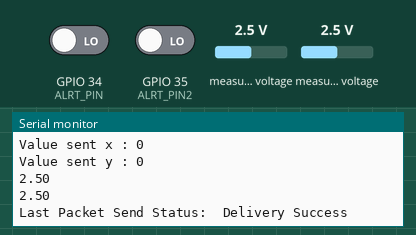
This sketch was run on a simulated ESP32. Parts: the last lines printed to the serial monitor. Wiring (inferred from the names in the program): ADS1115 converter at I2C address 0x48; ADS1115 converter at I2C address 0x49. Inputs (shaded band) come from the test bench; at power-on: measured voltage 2.5 V, GPIO 34 (ALRT_PIN) LOW, GPIO 35 (ALRT_PIN2) LOW.

Above: at 1.2 s.
1.3 s: measured voltage (sensor 200) set to 0.1 V
At 1.39 s:
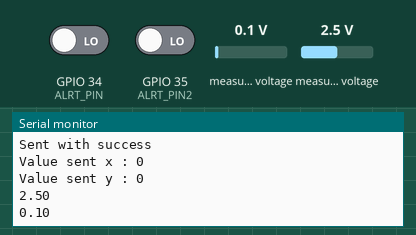
2.8 s: measured voltage (sensor 201) set to 1.2 V
At 2.82 s:
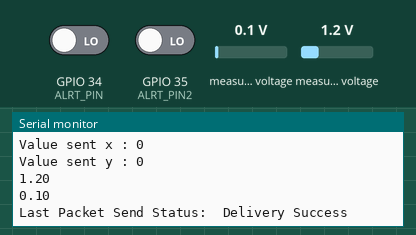
4.3 s: GPIO 34 (ALRT_PIN) driven HIGH
5.8 s: GPIO 35 (ALRT_PIN2) driven HIGH
7.3 s: measured voltage (sensor 200) set to 3.8 V
At 7.39 s:
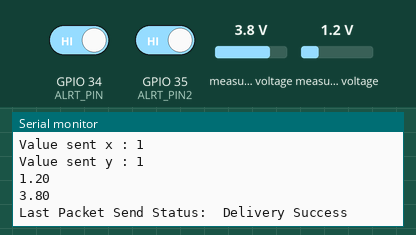
8.8 s: measured voltage (sensor 201) set to 4.9 V
At 8.81 s:
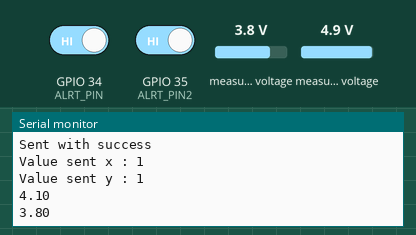
Timing chart, 0 to 11.3 s (numbered marks = the images above; inputs shaded):
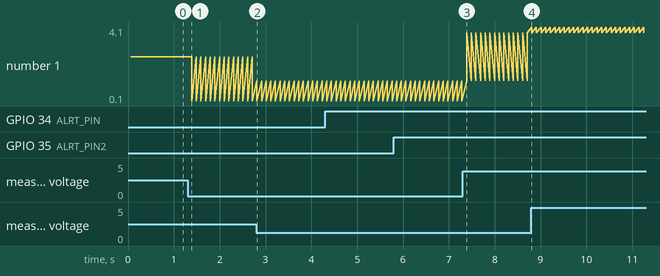

The sketch:

Score_Box_Wireless_SLAVEV2.ino
```cpp
#include <Arduino.h>
#include <esp_now.h>
#include <WiFi.h>
#include <Adafruit_ADS1X15.h>
Adafruit_ADS1115 adsA;  // Create an instance of the ADS1115
Adafruit_ADS1115 adsB;  // Create an instance of the ADS1115
uint16_t weaponA = 0;
uint16_t lameA = 0;
uint16_t groundA = 0;
uint16_t weaponB = 0;
uint16_t lameB = 0;
uint16_t groundB = 0;
//TODO: set up debug levels correctly
#define ADS_A 0x48 // ADDR Connected to GND
#define ADS_B 0x49 // ADDR Connected to VCC
#define ADS_C 0x4A // ADDR Connected to SDA
#define ADS_D 0x4B // ADDR Connected to SCL
// Adafruit_ADS1015 ads1015_A;  // ADS1015 with ADDR pin floating (default address 0x48)
// Adafruit_ADS1015 ads1015_B;  // ADS1015 with ADDR pin connected to 3.3V (address 0x49)
const uint16_t BAUDRATE = 115200; // baudrate of the serial debug interface
// Assign Variables
uint16_t RawValue_ADS_A; // Raw value from the ADC 16bit
uint16_t RawValue_ADS_B; // Raw value from the ADC 16bit
uint16_t RawValue_ADS_C; // Raw value from the ADC 16bit
uint16_t RawValue_ADS_D; // Raw value from the ADC 16bit
uint16_t ConvertedValue; // Contains the End result of the ADS rawdata
// ADS1015 Register Addresses, These are pointers to the address we want to access
const short ConvReg     = 0b00000000; // Conversion Register Stores the result of the last conversion
const short CfgReg      = 0b00000001; // Config Register contains settings for how the ADC operates
const short LoThreshReg = 0b00000010; // Low Threshold Register
const short HiThreshReg = 0b00000011; // High Threshold Register
byte error; // Contains the error int if I2C communication fails
const short MSBcfg  = 0b01000010; // config for single-ended Continous conversion for 4.096v Readings on A0
const short MSBcfg2 = 0b01010010; // config for single-ended Continous conversion for 4.096v Readings on A1
const short MSBcfg3 = 0b01100010; // config for single-ended Continous conversion for 4.096v Readings on A2
const short MSBcfg4 = 0b01110010; // config for single-ended Continous conversion for 4.096v Readings on A3
const short MSBcfgCOMPAR_A0_A1 = 0b00000010; // config for comparitor A0 >A1 for 4.096v Readings, Continuous Conversion
const short MSBcfgCOMPAR_A0_A3 = 0b00010010; // config for comparitor A0 >A3 for 4.096v Readings, Continuous Conversion
const short MSBcfgCOMPAR_A1_A3 = 0b00100010; // config for comparitor A1 >A3 for 4.096v Readings, Continuous Conversion
const short MSBcfgCOMPAR_A2_A3 = 0b00110010; // config for comparitor A2 >A3 for 4.096v Readings, Continuous Conversion
const short LSBcfg  = 0b11110000;// 3300x sps, Window mode, Low when in active state, pulse the Pin after each conversion, 1 conversions
const short LSBcfg2 = 0b11111000;// 3300x sps, Window mode, High when in active state, pulse the Pin after each conversion, 1 conversions
const int ALRT_PIN = 34; // GPIO34
const int ALRT_PIN2= 35; // GPIO35
void Foil_ADS_Configurator(){
  // SET GAIN
  // SET SPS
  // SET COMPARATOR MODE (Window with HI and LO values, Ain0 - Ain3)
  const int HI = 13600; // 1.66V Convert the voltage to a 16bit value
  const int LO = 12800;  // 1.60V Convert the voltage to a 16bit value
  /*
  3.3v
  |  ALRT == T
  3.0V
  |  ALRT == F
  1.30V
  |  ALRT == T
  0V
  */
  const int HIOffTarget = 32500; // 4.75V Convert the voltage to a 15bit value 0.000125mVV per bit
  const int LOOffTarget = 24000; // 3.0V Convert the voltage to a 15bit value 0.000125V per bit
  Wire.begin();
  Wire.setClock(400000); //Increase I2C clock speed to 400kHz
  //======================ADS_A================================
  delay(10);
  //the following will disable the HI/LO Thresholds registers to use pin ## as the READY pin
  Wire.beginTransmission(ADS_A); // Start I2C Transmission to the ADS1015
  Wire.write(HiThreshReg); // 16bit register, so we must send the number in two parts
  Wire.write(highByte(HI)); //Write the MSB of the HI Threshold
  Wire.write(lowByte(HI)); //Write the LSB of the HI Threshold
  // Wire.write(0b10000000); // the 1 states that this is the MSB Set the HI Threshold to 0
  // Wire.write(0b00000000); // the 0 states that this is the LSB Set the HI Threshold to 0
  error = Wire.endTransmission(); // End the I2C Transmission
  if (error > 0) {
    Serial.print("Error: ");
    Serial.println(error);
  } else {
    Serial.println("Command ackowledged");
  }

  delay(10); //wait 10milliseconds before sending the next I2C transmission

  Wire.beginTransmission(ADS_A); // Start I2C Transmission to the ADS1015
  Wire.write(LoThreshReg); // 16bit register, so we must send the number in two parts
  Wire.write(highByte(LO)); //Write the MSB of the LO Threshold
  Wire.write(lowByte(LO)); //Write the LSB of the LO Threshold
  // Wire.write(0b01111111); // the 1 states that this is the MSB
  // Wire.write(0b11111111); // the 0 states that this is the LSB
  error = Wire.endTransmission(); // End the I2C Transmission
  if (error > 0) {
    Serial.print("Error: ");
    Serial.println(error);
  } else {
    Serial.println("Command ackowledged");
  }

  delay(10);
  //This is sending the configuration to the ADS1015
  Wire.beginTransmission(ADS_A); // Start I2C Transmission to the ADS1015
  Wire.write(CfgReg); // write the register address to point to the configuration register
  Wire.write(MSBcfg2); // Write the MSB of the configuration register
  Wire.write(LSBcfg); // Write the LSB of the configuration register
  error = Wire.endTransmission(); // End the I2C Transmission
  if (error > 0) {
    Serial.print("Error: ");
    Serial.println(error);
  } else {
    Serial.println("Configuration Set for ADS_A");
  }
//======================ADS_B================================
  delay(10);
  //the following will disable the HI/LO Thresholds registers to use pin ## as the READY pin
  Wire.beginTransmission(ADS_B); // Start I2C Transmission to the ADS1015
  Wire.write(HiThreshReg); // 16bit register, so we must send the number in two parts
  Wire.write(highByte(HIOffTarget)); //Write the MSB of the HI Threshold
  Wire.write(lowByte(HIOffTarget)); //Write the LSB of the HI Threshold
  // Wire.write(0b10000000); // the 1 states that this is the MSB Set the HI Threshold to 0
  // Wire.write(0b00000000); // the 0 states that this is the LSB Set the HI Threshold to 0
  error = Wire.endTransmission(); // End the I2C Transmission
  if (error > 0) {
    Serial.print("Error: ");
    Serial.println(error);
  } else {
    Serial.println("Command ackowledged");
  }

  delay(10); //wait 10milliseconds before sending the next I2C transmission

  Wire.beginTransmission(ADS_B); // Start I2C Transmission to the ADS1015
  Wire.write(LoThreshReg); // 16bit register, so we must send the number in two parts
  Wire.write(highByte(LOOffTarget)); //Write the MSB of the LO Threshold
  Wire.write(lowByte(LOOffTarget)); //Write the LSB of the LO Threshold
  // Wire.write(0b01111111); // the 1 states that this is the MSB
  // Wire.write(0b11111111); // the 0 states that this is the LSB
  error = Wire.endTransmission(); // End the I2C Transmission
  if (error > 0) {
    Serial.print("Error: ");
    Serial.println(error);
  } else {
    Serial.println("Command ackowledged");
  }

  delay(10);
  //This is sending the configuration to the ADS1015
  Wire.beginTransmission(ADS_B); // Start I2C Transmission to the ADS1015
  Wire.write(CfgReg); // write the register address to point to the configuration register
  Wire.write(MSBcfg); // Write the MSB of the configuration register
  Wire.write(LSBcfg); // Write the LSB of the configuration register
  error = Wire.endTransmission(); // End the I2C Transmission
  if (error > 0) {
    Serial.print("Error: ");
    Serial.println(error);
  } else {
    Serial.println("Configuration Set for ADS_B");
  }
}

// REPLACE WITH THE RECEIVER'S MAC Address
// 48:E7:29:98:54:B0
uint8_t broadcastAddress[] = {0x48, 0xE7, 0x29, 0x98, 0x54, 0xB0};

// Structure example to send data
// Must match the receiver structure
typedef struct struct_message {
    int id; // must be unique for each sender board
    int x;
    int y;
} struct_message;

// Create a struct_message called myData
struct_message myData;

// Create peer interface
esp_now_peer_info_t peerInfo;

// callback when data is sent
void OnDataSent(const uint8_t *mac_addr, esp_now_send_status_t status) {
  Serial.print("\r\nLast Packet Send Status:\t");
  Serial.println(status == ESP_NOW_SEND_SUCCESS ? "Delivery Success" : "Delivery Fail");
}

void setup() {
  // Init Serial Monitor
  Serial.begin(115200);

  pinMode(ALRT_PIN, INPUT);
  pinMode(ALRT_PIN2, INPUT);
  Wire.begin();
  Foil_ADS_Configurator();
  // adsA.begin(0x48);
  // adsB.begin(0x49);
  // adsA.setGain(GAIN_ONE); // 1x gain   +/- 4.096V  1 bit = 2mV      0.125mV
  // adsB.setGain(GAIN_ONE); // 1x gain   +/- 4.096V  1 bit = 2mV      0.125mV
  // adsA.setDataRate(3300); // 3300 samples per second
  // adsB.setDataRate(3300); // 3300 samples per second

  // Serial.println(adsA.getDataRate());
  // Serial.println(adsB.getDataRate());
  //====ADS_A====
  while (!Serial);  // Wait for the serial port to connect
  if (!adsA.begin(0x48)) {
    Serial.println("Failed to initialize ADS1015 at default 0x48!");
  }
  //====ADS_B====
  if (!adsB.begin(0x49)) {
    Serial.println("Failed to initialize ADS1015 at address 0x49!");
  }
  // Set device as a Wi-Fi Station
  WiFi.mode(WIFI_STA);

  // Init ESP-NOW
  if (esp_now_init() != ESP_OK) {
    Serial.println("Error initializing ESP-NOW");
    return;
  }

  // Once ESPNow is successfully Init, we will register for Send CB to
  // get the status of Trasnmitted packet
  esp_now_register_send_cb(OnDataSent);

  // Register peer
  memcpy(peerInfo.peer_addr, broadcastAddress, 6);
  peerInfo.channel = 0;
  peerInfo.encrypt = false;

  // Add peer
  if (esp_now_add_peer(&peerInfo) != ESP_OK){
    Serial.println("Failed to add peer");
    return;
  }
}

void loop() {
  // Set values to send
  myData.id = 2;
  if (digitalRead(ALRT_PIN) == HIGH) {
    myData.x = 1;
  } else {
    myData.x = 0;
  }
  if (digitalRead(ALRT_PIN2) == HIGH) {
    myData.y = 1;
  } else {
    myData.y = 0;
  }
  // weaponA = adsA.readADC_SingleEnded(0);  // Read from channel 0 of the first ADS1115
  // lameA = adsA.readADC_SingleEnded(1);    // Read from channel 1 of the first ADS1115
  // //groundA = adsA.readADC_SingleEnded(2);  // Read from channel 2 of the first ADS1115

  // weaponB = adsB.readADC_SingleEnded(0);  // Read from channel 0 of the second ADS1115
  // lameB = adsB.readADC_SingleEnded(1);    // Read from channel 1 of the second ADS1115
  // //groundB = adsB.readADC_SingleEnded(2);  // Read from channel 2 of the second ADS1115

  //Request Data
  Wire.beginTransmission(ADS_A); // Start I2C Transmission to the ADS1115
  Wire.write(ConvReg); //point to the convergen register to read conversion data
  Wire.endTransmission(); // End the I2C Transmission
  Wire.requestFrom(ADS_A, 2); // Request 2 bytes from the ADS1115 (MSB then the LSB)
  /* Since the ADS1115 sends the MSB first we need to Read the first byte (MSB) and shift it 8 bits to the left
  then we read the second byte (LSB) and add it to the first byte. This will give us the 16bit value of the conversion
  */
  float RawValue_ADS_A = Wire.read() << 8 | Wire.read(); // Read the MSB and shift it 8 bits to the left, then read the LSB and add it to the MSB
  RawValue_ADS_A = RawValue_ADS_A * 0.000125; // Convert the 11bit value to a voltage

  Wire.beginTransmission(ADS_B);
  Wire.write(ConvReg);
  Wire.endTransmission();
  Wire.requestFrom(ADS_B, 2); //Request the LSB of the data from ADS_C
  float RawValue_ADS_B = Wire.read() << 8 | Wire.read(); // Read the MSB and shift it 8 bits to the left, then read the LSB and add it to the MSB
  RawValue_ADS_B = RawValue_ADS_B * 0.000125; // Convert the 11bit value to a voltage

  // Send message via ESP-NOW
  esp_err_t result = esp_now_send(broadcastAddress, (uint8_t *) &myData, sizeof(myData));

  if (result == ESP_OK) {
    Serial.println("Sent with success");
    Serial.print("Value sent x : ");
    Serial.println(myData.x);
    Serial.print("Value sent y : ");
    Serial.println(myData.y);
    Serial.println(RawValue_ADS_A);
    Serial.println(RawValue_ADS_B);
  }
  else {
    Serial.println("Error sending the data");
  }
  delay(100);
}
```

Measured:
- after the input at 1.3 s, the serial monitor: prints a new line after 0.09 s (image 1)
- after the input at 2.8 s, the serial monitor: prints a new line at once (image 2)
- after the input at 7.3 s, the serial monitor: prints a new line after 0.09 s (image 3)
- after the input at 8.8 s, the serial monitor: prints a new line at once (image 4)
- plotted number 1: 2.5 → 0.1 after the input at 1.3 s, 0.1 → 3.8 after the input at 7.3 s
